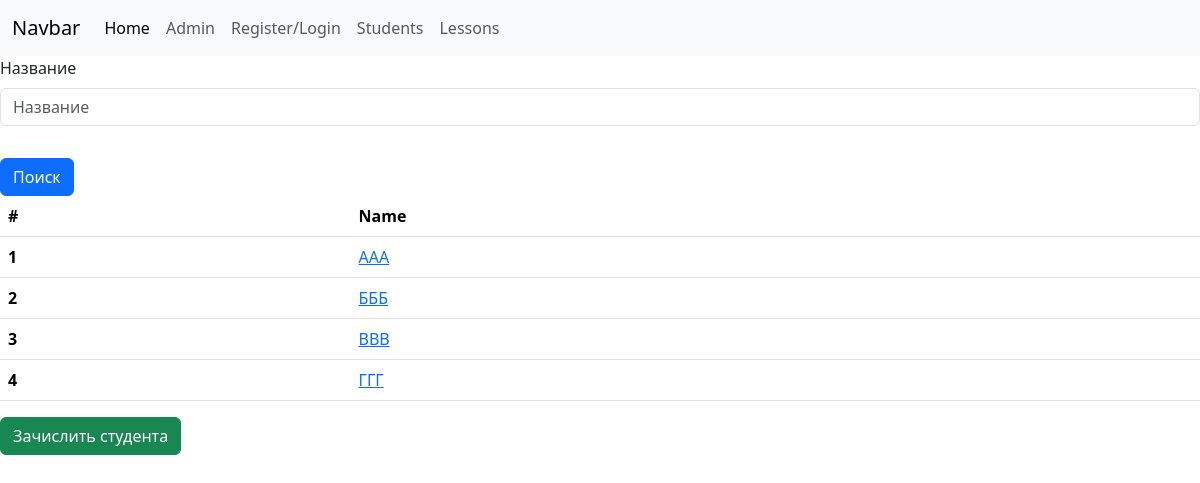
The page /list/student/ on the database as committed earlier.
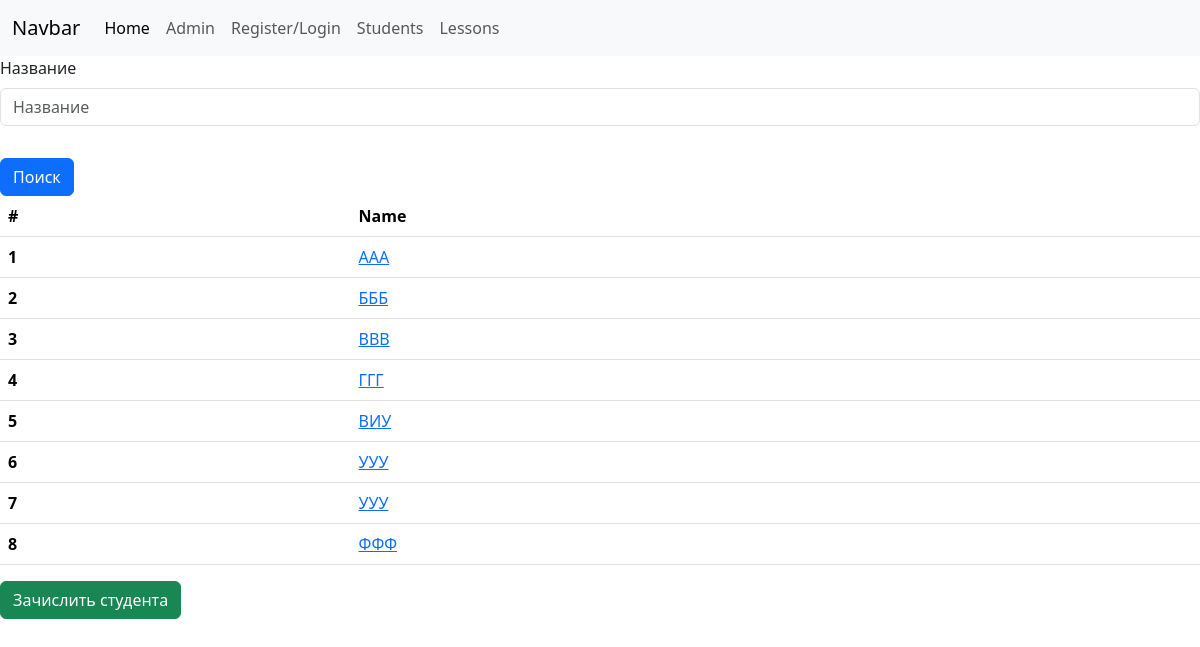
The same page on the database as committed later.
### core/models.py (models this page shows, shortened)
class Student(models.Model):
    name = models.CharField('ФИО', max_length=128)
    class Meta:
        verbose_name = 'Студент'
        verbose_name_plural = 'Студенты'

### core/views.py (the view)
# urls.py: path('list/student/', core.views.Student_list.as_view(), name='Student_list'),
class Student_list(TitleMixin,ListView):
    queryset = core.models.Student.objects.all()
    title = 'Студенты'
    def get_filters(self):
        return core.filters.StudentFilters(self.request.GET)
    def get_queryset(self):
        return self.get_filters().qs
    def get_context_data(self):
        context = super().get_context_data()
        context['form'] = core.forms.StudentSearch(self.request.GET or None)
        return context

### core/forms.py
class StudentSearch(forms.Form):
    name = forms.CharField(label='Название', required=False)

### core/views.py (called while the page is built)
    def get_title(self):
        return self.title

    def get_context_data(self, **kwargs):
        context = super().get_context_data()
        context['title'] = self.get_title()
        return context

### core/templates/core/student_list.html
{% extends 'core/index.html' %}
{% block content %}
    {% include 'core/search_student.html' %}
    <table class="table">
    <thead>
      <tr>
        <th scope="col">#</th>
        <th scope="col">Name</th>
      </tr>
    </thead>
    <tbody>
    {% for book in object_list %}
      <tr>
        <th scope="row">{{ forloop.counter }}</th>
        <td><a href="{% url 'core:Exam_list' book.pk %}">{{book.name|capfirst}}</a></td>
      </tr>
    {% endfor %}
    </tbody>
    </table>
    <a href="{% url 'core:Student_create' %}" class="btn btn-success"> Зачислить студента</a>
{% endblock %}

### core/templates/core/index.html (shortened to what this page needs)
<!doctype html>
<html lang="en">
  <head>
    <link href="/node_modules/bootstrap/dist/css/bootstrap.css" rel="stylesheet">
  </head>
  <body>
  <nav class="navbar navbar-expand-lg navbar-light bg-light">
    <div class="container-fluid">
      <a class="navbar-brand" href="#">Navbar</a>
      <div class="collapse navbar-collapse" id="navbarNav">
        <ul class="navbar-nav">
          <li class="nav-item">
            <a class="nav-link active" aria-current="page" href="{% url 'core:index' %}">Home</a>
          </li>
          <li class="nav-item">
            <a class="nav-link"  href="{% url 'core:admin' %}">Admin</a>
          </li>
            <li class="nav-item">
            <a class="nav-link"  href="{% url 'core:register' %}">Register/Login</a>
          </li>
          <li class="nav-item">
            <a class="nav-link" href="{% url 'core:Student_list'%}">Students</a>
          </li>
            <li class="nav-item">
            <a class="nav-link" href="{% url 'core:Lesson_list'%}">Lessons</a>
          </li>
        </ul>
      </div>
    </div>
  </nav>
  {% block content %}{% endblock %}
  </body>
</html>

### core/templates/core/search_student.html
{% load bootstrap5 %}
<form class="row g-3">
    {% bootstrap_form form layout='horizontal'%}
    <div class="col-auto">
        <button type="submit" class="btn btn-primary">Поиск</button>
    </div>
</form>

Rows that differ between the two databases and show on the page:
added Student: name "ВИУ"
added Student: name "УУУ"
added Student: name "УУУ"
added Student: name "ФФФ"
